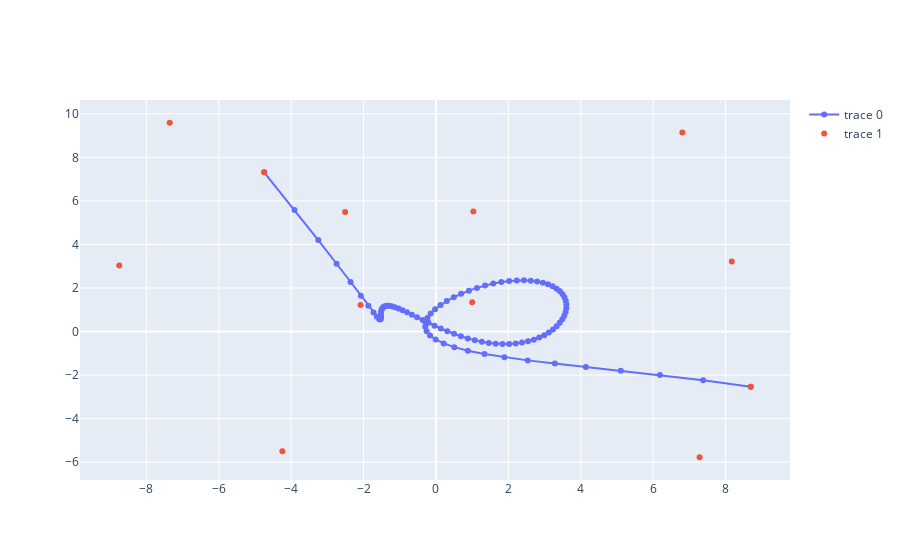

The cell this chart's notebook holds for it:
### Code cell
# import packages
import numpy as np
import plotly.graph_objects as go
import scipy 
from bezier import *
# sample bezier
mcp_num = 12
sample_control_points = np.random.uniform(-10,10,size=(mcp_num,2))
sample_bezier = bezier(control_points=sample_control_points)
sample_bezier_points = sample_bezier.get_points(num=100)
# init bezier control points
cp_num = mcp_num
sp_num = 1000
control_points = np.random.uniform(-10,10,size=(cp_num,2))
control_points[0] = sample_bezier_points[0]
control_points[-1] = sample_bezier_points[-1]
bezier_curve = bezier(control_points=control_points)
bezier_samples = bezier_curve.get_points(num=sp_num)
print(cal_loss(sample_points=sample_bezier_points,line_points=bezier_samples))
# plot bezier curve & sample points
fig = go.Figure()
sample_bezier_points_scatter = go.Scatter(x=sample_bezier_points[:,0],y = sample_bezier_points[:,1],mode='lines+markers')
bezier_control_points_scatter = go.Scatter(x=control_points[:,0],y = control_points[:,1],mode='markers')
fig.add_traces([sample_bezier_points_scatter,bezier_control_points_scatter])

### Figure 1 — Plotly figure (JSON) as saved in the notebook; plotly's stock layout.template omitted (floating-point values rounded to 4 significant figures)
{"data": [{"mode": "lines+markers", "type": "scatter", "x": [-4.745, -3.908, -3.251, -2.744, -2.359, -2.074, -1.868, -1.725, -1.63, -1.572, -1.539, -1.524, -1.519, -1.518, -1.518, -1.514, -1.504, -1.486, -1.457, -1.417, -1.365, -1.301, -1.225, -1.136, -1.035, -0.9227, -0.7992, -0.6652, -0.5215, -0.3687, -0.2078, -0.03947, 0.1353, 0.3156, 0.5006, 0.6892, 0.8805, 1.073, 1.267, 1.46, 1.651, 1.84, 2.025, 2.205, 2.379, 2.546, 2.705, 2.854, 2.992, 3.119, 3.234, 3.334, 3.42, 3.491, 3.545, 3.583, 3.603, 3.605, 3.588, 3.553, 3.499, 3.426, 3.335, 3.225, 3.098, 2.954, 2.794, 2.62, 2.432, 2.233, 2.024, 1.807, 1.584, 1.359, 1.134, 0.912, 0.6965, 0.4913, 0.3002, 0.1274, -0.02254, -0.145, -0.235, -0.2873, -0.2965, -0.2568, -0.1625, -0.00757, 0.2141, 0.5086, 0.8822, 1.341, 1.891, 2.537, 3.286, 4.141, 5.107, 6.187, 7.384, 8.697], "y": [7.309, 5.585, 4.202, 3.112, 2.272, 1.642, 1.188, 0.8773, 0.6832, 0.5811, 0.5496, 0.5702, 0.6271, 0.7068, 0.798, 0.8913, 0.9793, 1.056, 1.117, 1.16, 1.182, 1.183, 1.161, 1.119, 1.058, 0.9781, 0.883, 0.7748, 0.6564, 0.5305, 0.4002, 0.2684, 0.1381, 0.01198, -0.1072, -0.217, -0.3153, -0.4, -0.4694, -0.5222, -0.5572, -0.5737, -0.5712, -0.5494, -0.5086, -0.4492, -0.3718, -0.2775, -0.1674, -0.04302, 0.094, 0.2419, 0.3986, 0.5621, 0.7301, 0.9005, 1.071, 1.239, 1.403, 1.56, 1.707, 1.844, 1.968, 2.077, 2.17, 2.245, 2.301, 2.337, 2.353, 2.347, 2.32, 2.272, 2.203, 2.113, 2.005, 1.878, 1.734, 1.575, 1.403, 1.22, 1.028, 0.8293, 0.6267, 0.4224, 0.219, 0.01859, -0.1767, -0.3651, -0.5452, -0.7164, -0.8786, -1.033, -1.18, -1.325, -1.471, -1.625, -1.797, -1.996, -2.237, -2.537]}, {"mode": "markers", "type": "scatter", "x": [-4.745, -2.081, -8.749, 1.035, 6.808, 8.174, -4.242, 7.285, -2.508, -7.355, 1.001, 8.697], "y": [7.309, 1.219, 3.028, 5.515, 9.143, 3.211, -5.501, -5.773, 5.492, 9.587, 1.347, -2.537]}], "layout": {}}
